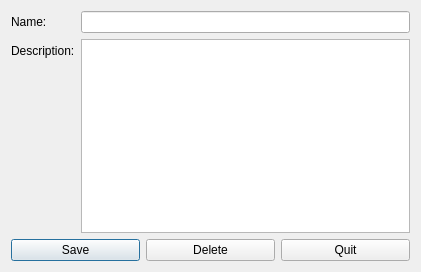
<?xml version="1.0" encoding="UTF-8"?>
<ui version="4.0">
 <class>CMngPerm</class>
 <widget class="QDialog" name="CMngPerm">
  <property name="geometry">
   <rect>
    <x>0</x>
    <y>0</y>
    <width>421</width>
    <height>272</height>
   </rect>
  </property>
  <property name="windowTitle">
   <string>Dialog</string>
  </property>
  <layout class="QVBoxLayout" name="verticalLayout">
   <item>
    <layout class="QFormLayout" name="formLayout">
     <item row="0" column="0">
      <widget class="QLabel" name="permNlabel">
       <property name="text">
        <string>Name:</string>
       </property>
      </widget>
     </item>
     <item row="0" column="1">
      <widget class="QLineEdit" name="permNlineEdit"/>
     </item>
     <item row="1" column="0">
      <widget class="QLabel" name="permDlabel">
       <property name="text">
        <string>Description:</string>
       </property>
      </widget>
     </item>
     <item row="1" column="1">
      <widget class="QTextEdit" name="permDtextEdit"/>
     </item>
    </layout>
   </item>
   <item>
    <layout class="QHBoxLayout" name="horizontalLayout">
     <item>
      <widget class="QPushButton" name="saveBtn">
       <property name="text">
        <string>Save</string>
       </property>
      </widget>
     </item>
     <item>
      <widget class="QPushButton" name="delBtn">
       <property name="text">
        <string>Delete</string>
       </property>
      </widget>
     </item>
     <item>
      <widget class="QPushButton" name="quitBtn">
       <property name="text">
        <string>Quit</string>
       </property>
      </widget>
     </item>
    </layout>
   </item>
  </layout>
 </widget>
 <resources/>
 <connections/>
</ui>
